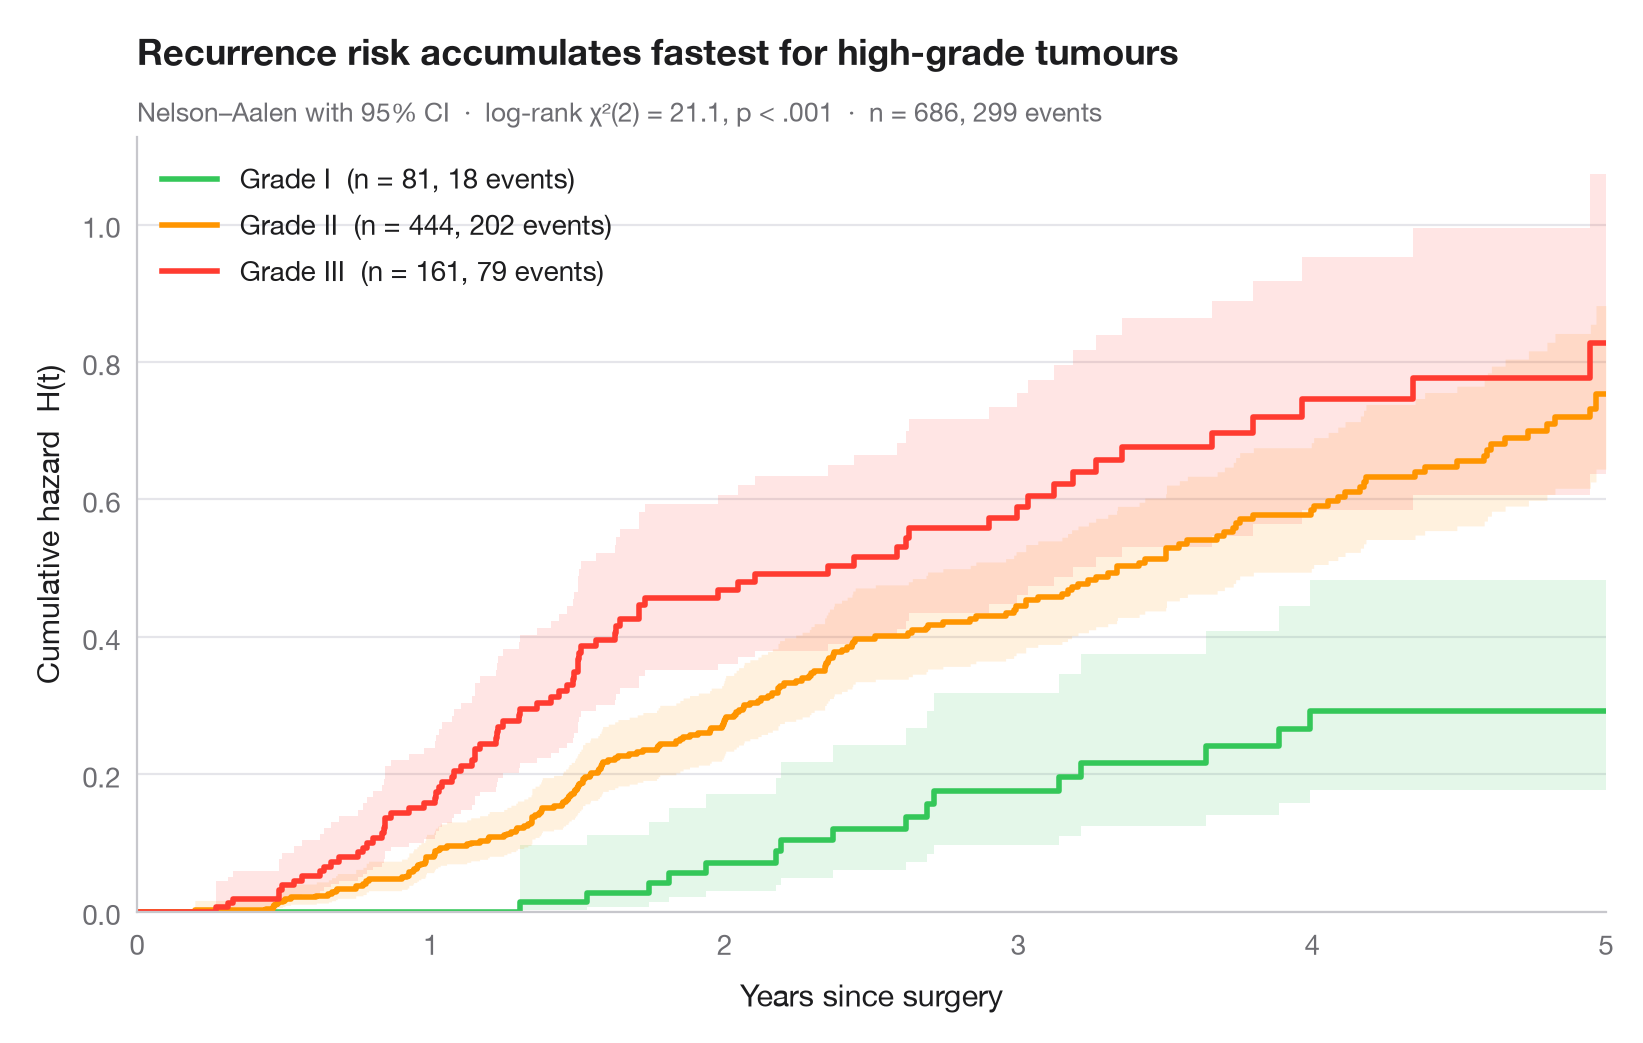

Python code for this plot:
"""
title: Cumulative hazard
summary: Nelson–Aalen cumulative hazard curves with 95% bands for three tumour grades.
r: survminer::ggsurvplot(fun = "cumhaz")
tags: [Nelson-Aalen, cumulative hazard, survival, log-rank]
description: |
  The cumulative hazard H(t) adds up the instantaneous risk of the event over
  time; it is the "risk accumulated so far" and relates to survival through
  S(t) = exp(−H(t)). Unlike a survival curve it is not bounded by 1, and its
  **slope** is the hazard itself — a straight line means a constant risk, a
  curve that bends upward means risk that grows with time.

  Data are the German Breast Cancer Study Group 2 trial
  (`lifelines.datasets.load_gbsg2`): recurrence-free survival of 686 women by
  tumour grade. Curves come from `lifelines.NelsonAalenFitter`, and the subtitle
  reports a log-rank test across the three grades (`multivariate_logrank_test`).
  The x-axis stops at five years, after which too few women remain at risk.
"""
import matplotlib.pyplot as plt
from lifelines import NelsonAalenFitter
from lifelines.datasets import load_gbsg2
from lifelines.statistics import multivariate_logrank_test

# Data: years to recurrence or death, by tumour grade
df = load_gbsg2()
df["years"] = df.time / 365.25
grades = ["I", "II", "III"]
colors = ["#34C759", "#FF9500", "#FF3B30"]

fig, ax = plt.subplots(figsize=(8, 5))

# Nelson–Aalen estimate with 95% CI, one curve per grade
for g, c in zip(grades, colors):
    d = df[df.tgrade == g]
    naf = NelsonAalenFitter().fit(d.years, d.cens, label=g)
    # Show the first 5 years only: beyond that fewer than ~10% remain at risk
    H, ci = naf.cumulative_hazard_[g].loc[:5], naf.confidence_interval_.loc[:5]
    H.loc[5], ci.loc[5] = H.iloc[-1], ci.iloc[-1]
    ax.step(H.index, H, where="post", color=c, lw=2, label=f"Grade {g}  (n = {len(d)}, {d.cens.sum()} events)")
    ax.fill_between(ci.index, ci.iloc[:, 0], ci.iloc[:, 1], step="post", color=c, alpha=0.13, lw=0)

# Log-rank test across grades
lr = multivariate_logrank_test(df.years, df.tgrade, df.cens)
ax.legend(loc="upper left")
ax.set(xlabel="Years since surgery", ylabel="Cumulative hazard  H(t)", xlim=(0, 5), xticks=range(6), ylim=(0, None))
ax.set_title("Recurrence risk accumulates fastest for high-grade tumours", pad=26)
ax.text(0, 1.02, f"Nelson–Aalen with 95% CI  ·  log-rank χ²({lr.degrees_of_freedom}) = "
        f"{lr.test_statistic:.1f}, p < .001  ·  n = {len(df)}, {df.cens.sum()} events",
        transform=ax.transAxes, fontsize=9.5, color="#6E6E73")
plt.show()
